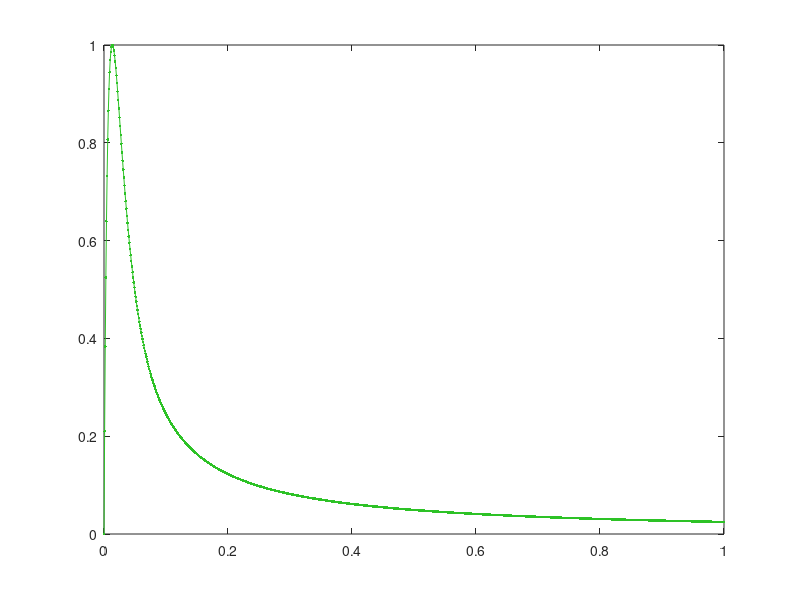

Write the MATLAB code that produced this figure.
function V1=StandartPulse;
a=0.0050; %in cm wire radius
b=0.9;    %in cm counter radius  
Eps0=8.85e-12/1e2; % 8.85pF/m in F/cm
mu=1.7;          %mobility cm^2/sec/atm/V
P=1;             %pressure atm
HV=1700;        %counter voltage Volts
Cr=0.01e-6; %differentiation circut Capacity
R1=0;       %differentiation circut charge resistor
R2=1;       %differentiation circut discharge resistor

C=2*pi*Eps0/log(b/a); %counter capacity
t0=a^2*pi*Eps0*P/(mu*C*HV);
t0=t0*0.5;

dt=1e-9;
t=[0:dt:1e-6];
tsize=max(size(t));
V1(:,1)=t';

Q=0;
for i=1:tsize
 Vo=log(1+t(i)/t0);
 V=Vo-Q/Cr;
 I=V/(R1+R2);
 V1(i,2)=V-I*R1;
 Q=Q+dt*I;
end;
plot(V1(:,1)*1e6,V1(:,2)/max(V1(:,2)),'.-','Color',[rand,rand,rand]);